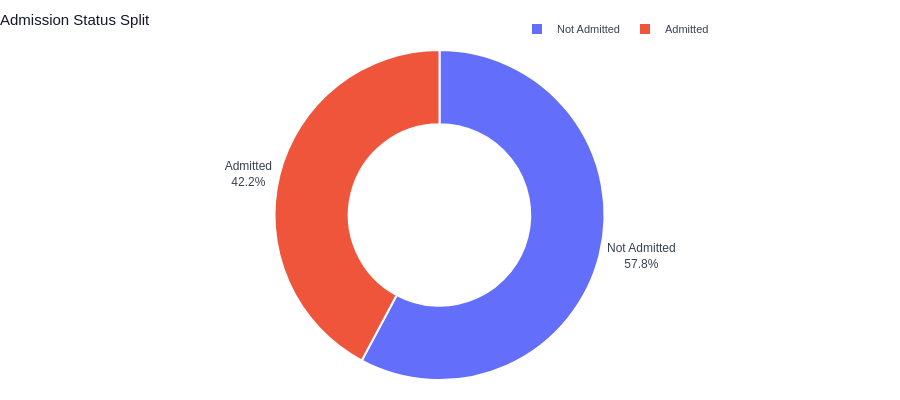

Notebook code for this chart:
### Code cell
status_counts = admissions['status'].value_counts().reset_index()
status_counts.columns = ['Status', 'Count']
fig = px.pie(status_counts, names='Status', values='Count', hole=0.55,
             color_discrete_map={'Admitted': PALETTE['secondary'], 'Not Admitted': PALETTE['danger']})
fig.update_traces(textposition='outside', textinfo='percent+label',
                  marker=dict(line=dict(color='white', width=2)))
clean_layout(fig, 'Admission Status Split')
fig.show()

### Figure 1 — Plotly figure (JSON) as saved in the notebook; plotly's stock layout.template omitted (floating-point values rounded to 4 significant figures)
{"data": [{"domain": {"x": [0, 1], "y": [0, 1]}, "hole": 0.55, "hovertemplate": "Status=%{label}<br>Count=%{value}<extra></extra>", "labels": ["Not Admitted", "Admitted"], "legendgroup": "", "marker": {"line": {"color": "white", "width": 2}}, "name": "", "showlegend": true, "textinfo": "percent+label", "textposition": "outside", "type": "pie", "values": [274, 200]}], "layout": {"font": {"color": "#374151", "family": "Arial", "size": 12}, "height": 400, "legend": {"bgcolor": "rgba(0,0,0,0)", "font": {"size": 11}, "orientation": "h", "tracegroupgap": 0, "x": 1, "xanchor": "right", "y": 1.02, "yanchor": "bottom"}, "margin": {"b": 20, "l": 20, "r": 20, "t": 50}, "paper_bgcolor": "white", "plot_bgcolor": "white", "title": {"font": {"color": "#111827", "size": 15}, "text": "Admission Status Split", "x": 0}, "xaxis": {"linecolor": "#E2E8F0", "showgrid": false, "tickfont": {"size": 11}}, "yaxis": {"gridcolor": "#F3F4F6", "linecolor": "#E2E8F0", "tickfont": {"size": 11}}}}
